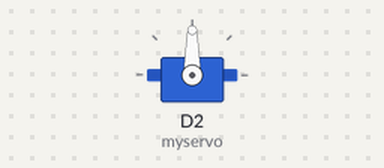
A sketch run on a simulated ESP8266 (NodeMCU). On the bench: servo. WiFi joins after 1.5 s; servers stay silent unless stated; uploads are accepted with an empty reply; what the sketch prints to the serial monitor is not drawn.

Above: at 0.1 s.
At 1.9 s:
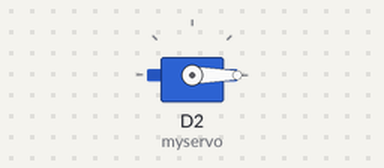
Timing chart, 0 to 3.4 s (numbered marks = the images above):
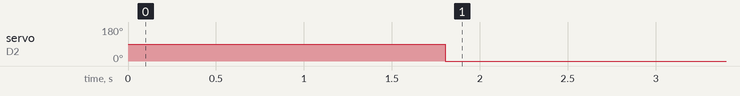

The sketch:

esp32_servo_control.ino
```cpp
#include <ESP8266WiFi.h>
#include <Servo.h>

const char* ssid = "TeknoSanat_Kopru";
const char* password = "teknosanat.26";
const char* serverIP = "192.168.1.240";  // Python server IP'si
const int serverPort = 8080;

WiFiClient client;
Servo myservo;

void setup() {
  Serial.begin(115200);
  myservo.attach(D2);
  myservo.write(90);

  WiFi.begin(ssid, password);
  while (WiFi.status() != WL_CONNECTED) {
    delay(500);
    Serial.print(".");
  }
  Serial.println("\nWiFi bağlandı!");
  Serial.print("ESP IP: ");
  Serial.println(WiFi.localIP());
}

void loop() {
  if (client.connect(serverIP, serverPort)) {
    client.println("GET /angle HTTP/1.0");
    client.println("Host: " + String(serverIP));
    client.println("Connection: close");
    client.println();

    String response = "";
    while (client.connected() || client.available()) {
      if (client.available()) {
        char c = client.read();
        response += c;
      }
    }
    client.stop();

    // Response'dan açı çıkar
    int bodyIndex = response.indexOf("\r\n\r\n");
    if (bodyIndex > 0) {
      String body = response.substring(bodyIndex + 4);
      int angle = body.toInt();
      if (angle >= 0 && angle <= 180) {
        myservo.write(angle);
        Serial.print("Açı set edildi: ");
        Serial.println(angle);
      }
    }
  } else {
    Serial.println("Bağlantı başarısız");
  }

  delay(1000);  // 1 saniye bekle
}
```

Measured:
- by itself, servo on D2 (myservo): 90° → 0° at 1.8 s
